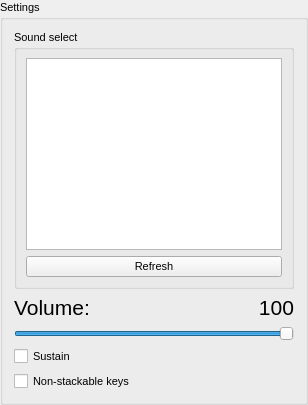
     <widget class="QGroupBox" name="settingsBox">
      <property name="font">
       <font>
        <pointsize>8</pointsize>
       </font>
      </property>
      <property name="title">
       <string>Settings</string>
      </property>
      <layout class="QVBoxLayout" name="verticalLayout_3">
       <item>
        <widget class="QGroupBox" name="soundBox">
         <property name="title">
          <string>Sound select</string>
         </property>
         <layout class="QVBoxLayout" name="verticalLayout">
          <item>
           <widget class="QListWidget" name="soundSelector">
            <property name="sortingEnabled">
             <bool>true</bool>
            </property>
           </widget>
          </item>
          <item>
           <widget class="QPushButton" name="refreshSoundList">
            <property name="text">
             <string>Refresh</string>
            </property>
           </widget>
          </item>
         </layout>
        </widget>
       </item>
       <item>
        <layout class="QHBoxLayout" name="volumeArea">
         <item>
          <widget class="QLabel" name="volumeLabel">
           <property name="font">
            <font>
             <pointsize>16</pointsize>
            </font>
           </property>
           <property name="text">
            <string>Volume:</string>
           </property>
           <property name="alignment">
            <set>Qt::AlignLeading|Qt::AlignLeft|Qt::AlignVCenter</set>
           </property>
          </widget>
         </item>
         <item>
          <widget class="QLabel" name="volumeValue">
           <property name="font">
            <font>
             <pointsize>16</pointsize>
            </font>
           </property>
           <property name="text">
            <string>100</string>
           </property>
           <property name="alignment">
            <set>Qt::AlignRight|Qt::AlignTrailing|Qt::AlignVCenter</set>
           </property>
          </widget>
         </item>
        </layout>
       </item>
       <item>
        <widget class="QSlider" name="volumeSlider">
         <property name="maximum">
          <number>100</number>
         </property>
         <property name="value">
          <number>100</number>
         </property>
         <property name="orientation">
          <enum>Qt::Horizontal</enum>
         </property>
        </widget>
       </item>
       <item>
        <layout class="QVBoxLayout" name="options">
         <item>
          <widget class="QCheckBox" name="sustain">
           <property name="text">
            <string>Sustain</string>
           </property>
           <property name="checked">
            <bool>false</bool>
           </property>
           <property name="tristate">
            <bool>false</bool>
           </property>
          </widget>
         </item>
         <item>
          <widget class="QCheckBox" name="nonStackableKeys">
           <property name="text">
            <string>Non-stackable keys</string>
           </property>
          </widget>
         </item>
        </layout>
       </item>
      </layout>
     </widget>
